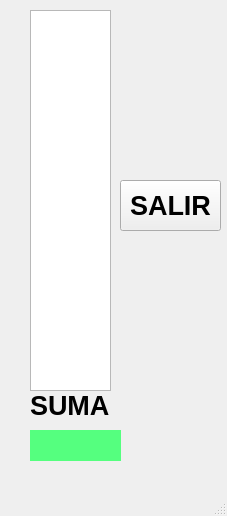
<?xml version="1.0" encoding="UTF-8"?>
<ui version="4.0">
 <class>MainWindow</class>
 <widget class="QMainWindow" name="MainWindow">
  <property name="geometry">
   <rect>
    <x>0</x>
    <y>0</y>
    <width>227</width>
    <height>516</height>
   </rect>
  </property>
  <property name="windowTitle">
   <string>pares</string>
  </property>
  <widget class="QWidget" name="centralwidget">
   <widget class="QListWidget" name="listdatos">
    <property name="geometry">
     <rect>
      <x>30</x>
      <y>10</y>
      <width>81</width>
      <height>381</height>
     </rect>
    </property>
    <property name="font">
     <font>
      <pointsize>15</pointsize>
      <italic>true</italic>
     </font>
    </property>
   </widget>
   <widget class="QLabel" name="label">
    <property name="geometry">
     <rect>
      <x>30</x>
      <y>390</y>
      <width>91</width>
      <height>31</height>
     </rect>
    </property>
    <property name="font">
     <font>
      <pointsize>20</pointsize>
      <weight>75</weight>
      <bold>true</bold>
     </font>
    </property>
    <property name="styleSheet">
     <string notr="true">color: rgb(0, 0, 0);</string>
    </property>
    <property name="text">
     <string>SUMA</string>
    </property>
   </widget>
   <widget class="QLabel" name="lblsuma">
    <property name="geometry">
     <rect>
      <x>30</x>
      <y>430</y>
      <width>91</width>
      <height>31</height>
     </rect>
    </property>
    <property name="font">
     <font>
      <pointsize>20</pointsize>
      <weight>75</weight>
      <bold>true</bold>
     </font>
    </property>
    <property name="styleSheet">
     <string notr="true">color: rgb(0, 0, 0);
background-color: rgb(85, 255, 127);</string>
    </property>
    <property name="text">
     <string/>
    </property>
    <property name="alignment">
     <set>Qt::AlignCenter</set>
    </property>
   </widget>
   <widget class="QPushButton" name="bsalir">
    <property name="geometry">
     <rect>
      <x>120</x>
      <y>180</y>
      <width>101</width>
      <height>51</height>
     </rect>
    </property>
    <property name="font">
     <font>
      <pointsize>20</pointsize>
      <weight>75</weight>
      <bold>true</bold>
     </font>
    </property>
    <property name="text">
     <string>SALIR</string>
    </property>
   </widget>
  </widget>
  <widget class="QMenuBar" name="menubar">
   <property name="geometry">
    <rect>
     <x>0</x>
     <y>0</y>
     <width>227</width>
     <height>21</height>
    </rect>
   </property>
  </widget>
  <widget class="QStatusBar" name="statusbar"/>
 </widget>
 <resources/>
 <connections/>
</ui>
